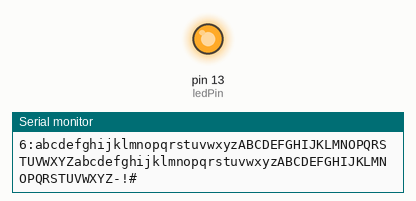
A sketch run on a simulated Arduino Uno, built with avr-gcc and run on an emulated ATmega328P. Parts: output pins drawn as LEDs (lit = HIGH), the last lines printed to the serial monitor.

Above: at 10.4 s.
At 39.5 s:
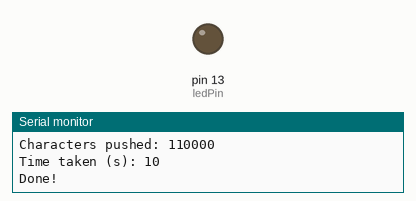
Timing chart, 0 to 41.0 s (numbered marks = the images above):
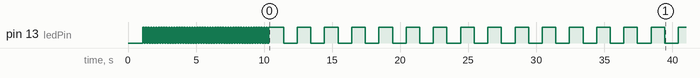

The sketch:

Example_Arduino_Sketch.pde
```cpp
// (licence header left out)
int ledPin =  13;    // LED connected to digital pin 13

void setup()
{
  pinMode(ledPin, OUTPUT);

  //Serial.begin(9600); //9600bps is default for OpenLog
  //Serial.begin(57600); //Much faster serial, used for testing buffer overruns on OpenLog
  Serial.begin(115200); //Much faster serial, used for testing buffer overruns on OpenLog

  delay(1000); //Wait a second for OpenLog to init

  Serial.println();
  Serial.println("Run OpenLog Test");
}

void loop()
{
  int testAmt = 10;
  //At 9600, testAmt of 4 takes about 1 minute, 10 takes about 3 minutes
  //At 57600, testAmt of 10 takes about 1 minute, 40 takes about 5 minutes
  //testAmt of 10 will push 111,000 characters/bytes. With header and footer strings, total is 111,052

  //Each test is 100 lines. 10 tests is 1000 lines (11,000 characters)
  for(int numofTests = 0 ; numofTests < testAmt ; numofTests++)
  {
    //This loop will print 100 lines of 110 characters each
    for(int k = 33; k < 43 ; k++)
    {
      //Print one line of 110 characters with marker in the front (markers go from '!' to '*')
      Serial.print(k, BYTE); //Print the ASCII value directly: ! then " then #, etc
      Serial.println(":abcdefghijklmnopqrstuvwxyzABCDEFGHIJKLMNOPQRSTUVWXYZabcdefghijklmnopqrstuvwxyzABCDEFGHIJKLMNOPQRSTUVWXYZ-!#");
      //delay(50);

      //Then print 9 lines of 110 characters with new line at the end of the line
      for(int i = 1 ; i < 10 ; i++)
      {
        Serial.print(i, DEC);
        Serial.println(":abcdefghijklmnopqrstuvwxyzABCDEFGHIJKLMNOPQRSTUVWXYZabcdefghijklmnopqrstuvwxyzABCDEFGHIJKLMNOPQRSTUVWXYZ-!#");
        //delay(50);
      }

    if(digitalRead(ledPin) == 0)
      digitalWrite(ledPin, HIGH);
    else
      digitalWrite(ledPin, LOW);

    }
  }

  unsigned long totalCharacters = (long)testAmt * 100 * 110;

  Serial.print("Characters pushed: ");
  Serial.println(totalCharacters);
  Serial.print("Time taken (s): ");
  Serial.println(millis()/1000);
  Serial.println("Done!");

  while(1)
  {
    digitalWrite(ledPin, HIGH);   // set the LED on
    delay(1000);                  // wait for a second
    digitalWrite(ledPin, LOW);    // set the LED off
    delay(1000);                  // wait for a second
  }
}
```

Measured:
- by itself, pin 13 (ledPin): goes 49 × (HIGH 0.09 s, LOW 0.09 s), 15 × (HIGH 1.1 s, LOW 1.0 s), then HIGH
